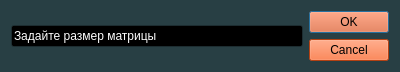
<?xml version="1.0" encoding="UTF-8"?>
<ui version="4.0">
 <class>matrix_size</class>
 <widget class="QDialog" name="matrix_size">
  <property name="geometry">
   <rect>
    <x>0</x>
    <y>0</y>
    <width>400</width>
    <height>72</height>
   </rect>
  </property>
  <property name="palette">
   <palette>
    <active>
     <colorrole role="WindowText">
      <brush brushstyle="SolidPattern">
       <color alpha="255">
        <red>255</red>
        <green>255</green>
        <blue>255</blue>
       </color>
      </brush>
     </colorrole>
     <colorrole role="Button">
      <brush brushstyle="SolidPattern">
       <color alpha="255">
        <red>40</red>
        <green>63</green>
        <blue>68</blue>
       </color>
      </brush>
     </colorrole>
     <colorrole role="Light">
      <brush brushstyle="SolidPattern">
       <color alpha="255">
        <red>60</red>
        <green>95</green>
        <blue>102</blue>
       </color>
      </brush>
     </colorrole>
     <colorrole role="Midlight">
      <brush brushstyle="SolidPattern">
       <color alpha="255">
        <red>50</red>
        <green>79</green>
        <blue>85</blue>
       </color>
      </brush>
     </colorrole>
     <colorrole role="Dark">
      <brush brushstyle="SolidPattern">
       <color alpha="255">
        <red>20</red>
        <green>31</green>
        <blue>34</blue>
       </color>
      </brush>
     </colorrole>
     <colorrole role="Mid">
      <brush brushstyle="SolidPattern">
       <color alpha="255">
        <red>26</red>
        <green>42</green>
        <blue>45</blue>
       </color>
      </brush>
     </colorrole>
     <colorrole role="Text">
      <brush brushstyle="SolidPattern">
       <color alpha="255">
        <red>255</red>
        <green>255</green>
        <blue>255</blue>
       </color>
      </brush>
     </colorrole>
     <colorrole role="BrightText">
      <brush brushstyle="SolidPattern">
       <color alpha="255">
        <red>255</red>
        <green>255</green>
        <blue>255</blue>
       </color>
      </brush>
     </colorrole>
     <colorrole role="ButtonText">
      <brush brushstyle="SolidPattern">
       <color alpha="255">
        <red>255</red>
        <green>255</green>
        <blue>255</blue>
       </color>
      </brush>
     </colorrole>
     <colorrole role="Base">
      <brush brushstyle="SolidPattern">
       <color alpha="255">
        <red>0</red>
        <green>0</green>
        <blue>0</blue>
       </color>
      </brush>
     </colorrole>
     <colorrole role="Window">
      <brush brushstyle="SolidPattern">
       <color alpha="255">
        <red>40</red>
        <green>63</green>
        <blue>68</blue>
       </color>
      </brush>
     </colorrole>
     <colorrole role="Shadow">
      <brush brushstyle="SolidPattern">
       <color alpha="255">
        <red>0</red>
        <green>0</green>
        <blue>0</blue>
       </color>
      </brush>
     </colorrole>
     <colorrole role="AlternateBase">
      <brush brushstyle="SolidPattern">
       <color alpha="255">
        <red>20</red>
        <green>31</green>
        <blue>34</blue>
       </color>
      </brush>
     </colorrole>
     <colorrole role="ToolTipBase">
      <brush brushstyle="SolidPattern">
       <color alpha="255">
        <red>255</red>
        <green>255</green>
        <blue>220</blue>
       </color>
      </brush>
     </colorrole>
     <colorrole role="ToolTipText">
      <brush brushstyle="SolidPattern">
       <color alpha="255">
        <red>0</red>
        <green>0</green>
        <blue>0</blue>
       </color>
      </brush>
     </colorrole>
     <colorrole role="PlaceholderText">
      <brush brushstyle="SolidPattern">
       <color alpha="128">
        <red>255</red>
        <green>255</green>
        <blue>255</blue>
       </color>
      </brush>
     </colorrole>
    </active>
    <inactive>
     <colorrole role="WindowText">
      <brush brushstyle="SolidPattern">
       <color alpha="255">
        <red>255</red>
        <green>255</green>
        <blue>255</blue>
       </color>
      </brush>
     </colorrole>
     <colorrole role="Button">
      <brush brushstyle="SolidPattern">
       <color alpha="255">
        <red>40</red>
        <green>63</green>
        <blue>68</blue>
       </color>
      </brush>
     </colorrole>
     <colorrole role="Light">
      <brush brushstyle="SolidPattern">
       <color alpha="255">
        <red>60</red>
        <green>95</green>
        <blue>102</blue>
       </color>
      </brush>
     </colorrole>
     <colorrole role="Midlight">
      <brush brushstyle="SolidPattern">
       <color alpha="255">
        <red>50</red>
        <green>79</green>
        <blue>85</blue>
       </color>
      </brush>
     </colorrole>
     <colorrole role="Dark">
      <brush brushstyle="SolidPattern">
       <color alpha="255">
        <red>20</red>
        <green>31</green>
        <blue>34</blue>
       </color>
      </brush>
     </colorrole>
     <colorrole role="Mid">
      <brush brushstyle="SolidPattern">
       <color alpha="255">
        <red>26</red>
        <green>42</green>
        <blue>45</blue>
       </color>
      </brush>
     </colorrole>
     <colorrole role="Text">
      <brush brushstyle="SolidPattern">
       <color alpha="255">
        <red>255</red>
        <green>255</green>
        <blue>255</blue>
       </color>
      </brush>
     </colorrole>
     <colorrole role="BrightText">
      <brush brushstyle="SolidPattern">
       <color alpha="255">
        <red>255</red>
        <green>255</green>
        <blue>255</blue>
       </color>
      </brush>
     </colorrole>
     <colorrole role="ButtonText">
      <brush brushstyle="SolidPattern">
       <color alpha="255">
        <red>255</red>
        <green>255</green>
        <blue>255</blue>
       </color>
      </brush>
     </colorrole>
     <colorrole role="Base">
      <brush brushstyle="SolidPattern">
       <color alpha="255">
        <red>0</red>
        <green>0</green>
        <blue>0</blue>
       </color>
      </brush>
     </colorrole>
     <colorrole role="Window">
      <brush brushstyle="SolidPattern">
       <color alpha="255">
        <red>40</red>
        <green>63</green>
        <blue>68</blue>
       </color>
      </brush>
     </colorrole>
     <colorrole role="Shadow">
      <brush brushstyle="SolidPattern">
       <color alpha="255">
        <red>0</red>
        <green>0</green>
        <blue>0</blue>
       </color>
      </brush>
     </colorrole>
     <colorrole role="AlternateBase">
      <brush brushstyle="SolidPattern">
       <color alpha="255">
        <red>20</red>
        <green>31</green>
        <blue>34</blue>
       </color>
      </brush>
     </colorrole>
     <colorrole role="ToolTipBase">
      <brush brushstyle="SolidPattern">
       <color alpha="255">
        <red>255</red>
        <green>255</green>
        <blue>220</blue>
       </color>
      </brush>
     </colorrole>
     <colorrole role="ToolTipText">
      <brush brushstyle="SolidPattern">
       <color alpha="255">
        <red>0</red>
        <green>0</green>
        <blue>0</blue>
       </color>
      </brush>
     </colorrole>
     <colorrole role="PlaceholderText">
      <brush brushstyle="SolidPattern">
       <color alpha="128">
        <red>255</red>
        <green>255</green>
        <blue>255</blue>
       </color>
      </brush>
     </colorrole>
    </inactive>
    <disabled>
     <colorrole role="WindowText">
      <brush brushstyle="SolidPattern">
       <color alpha="255">
        <red>20</red>
        <green>31</green>
        <blue>34</blue>
       </color>
      </brush>
     </colorrole>
     <colorrole role="Button">
      <brush brushstyle="SolidPattern">
       <color alpha="255">
        <red>40</red>
        <green>63</green>
        <blue>68</blue>
       </color>
      </brush>
     </colorrole>
     <colorrole role="Light">
      <brush brushstyle="SolidPattern">
       <color alpha="255">
        <red>60</red>
        <green>95</green>
        <blue>102</blue>
       </color>
      </brush>
     </colorrole>
     <colorrole role="Midlight">
      <brush brushstyle="SolidPattern">
       <color alpha="255">
        <red>50</red>
        <green>79</green>
        <blue>85</blue>
       </color>
      </brush>
     </colorrole>
     <colorrole role="Dark">
      <brush brushstyle="SolidPattern">
       <color alpha="255">
        <red>20</red>
        <green>31</green>
        <blue>34</blue>
       </color>
      </brush>
     </colorrole>
     <colorrole role="Mid">
      <brush brushstyle="SolidPattern">
       <color alpha="255">
        <red>26</red>
        <green>42</green>
        <blue>45</blue>
       </color>
      </brush>
     </colorrole>
     <colorrole role="Text">
      <brush brushstyle="SolidPattern">
       <color alpha="255">
        <red>20</red>
        <green>31</green>
        <blue>34</blue>
       </color>
      </brush>
     </colorrole>
     <colorrole role="BrightText">
      <brush brushstyle="SolidPattern">
       <color alpha="255">
        <red>255</red>
        <green>255</green>
        <blue>255</blue>
       </color>
      </brush>
     </colorrole>
     <colorrole role="ButtonText">
      <brush brushstyle="SolidPattern">
       <color alpha="255">
        <red>20</red>
        <green>31</green>
        <blue>34</blue>
       </color>
      </brush>
     </colorrole>
     <colorrole role="Base">
      <brush brushstyle="SolidPattern">
       <color alpha="255">
        <red>40</red>
        <green>63</green>
        <blue>68</blue>
       </color>
      </brush>
     </colorrole>
     <colorrole role="Window">
      <brush brushstyle="SolidPattern">
       <color alpha="255">
        <red>40</red>
        <green>63</green>
        <blue>68</blue>
       </color>
      </brush>
     </colorrole>
     <colorrole role="Shadow">
      <brush brushstyle="SolidPattern">
       <color alpha="255">
        <red>0</red>
        <green>0</green>
        <blue>0</blue>
       </color>
      </brush>
     </colorrole>
     <colorrole role="AlternateBase">
      <brush brushstyle="SolidPattern">
       <color alpha="255">
        <red>40</red>
        <green>63</green>
        <blue>68</blue>
       </color>
      </brush>
     </colorrole>
     <colorrole role="ToolTipBase">
      <brush brushstyle="SolidPattern">
       <color alpha="255">
        <red>255</red>
        <green>255</green>
        <blue>220</blue>
       </color>
      </brush>
     </colorrole>
     <colorrole role="ToolTipText">
      <brush brushstyle="SolidPattern">
       <color alpha="255">
        <red>0</red>
        <green>0</green>
        <blue>0</blue>
       </color>
      </brush>
     </colorrole>
     <colorrole role="PlaceholderText">
      <brush brushstyle="SolidPattern">
       <color alpha="128">
        <red>255</red>
        <green>255</green>
        <blue>255</blue>
       </color>
      </brush>
     </colorrole>
    </disabled>
   </palette>
  </property>
  <property name="windowTitle">
   <string>Dialog</string>
  </property>
  <layout class="QHBoxLayout" name="horizontalLayout">
   <item>
    <widget class="QLineEdit" name="lineEdit">
     <property name="text">
      <string>Задайте размер матрицы</string>
     </property>
    </widget>
   </item>
   <item>
    <widget class="QDialogButtonBox" name="buttonBox">
     <property name="palette">
      <palette>
       <active>
        <colorrole role="WindowText">
         <brush brushstyle="SolidPattern">
          <color alpha="255">
           <red>0</red>
           <green>0</green>
           <blue>0</blue>
          </color>
         </brush>
        </colorrole>
        <colorrole role="Button">
         <brush brushstyle="SolidPattern">
          <color alpha="255">
           <red>252</red>
           <green>91</green>
           <blue>27</blue>
          </color>
         </brush>
        </colorrole>
        <colorrole role="Light">
         <brush brushstyle="SolidPattern">
          <color alpha="255">
           <red>255</red>
           <green>180</green>
           <blue>149</blue>
          </color>
         </brush>
        </colorrole>
        <colorrole role="Midlight">
         <brush brushstyle="SolidPattern">
          <color alpha="255">
           <red>253</red>
           <green>135</green>
           <blue>88</blue>
          </color>
         </brush>
        </colorrole>
        <colorrole role="Dark">
         <brush brushstyle="SolidPattern">
          <color alpha="255">
           <red>126</red>
           <green>45</green>
           <blue>13</blue>
          </color>
         </brush>
        </colorrole>
        <colorrole role="Mid">
         <brush brushstyle="SolidPattern">
          <color alpha="255">
           <red>168</red>
           <green>61</green>
           <blue>18</blue>
          </color>
         </brush>
        </colorrole>
        <colorrole role="Text">
         <brush brushstyle="SolidPattern">
          <color alpha="255">
           <red>0</red>
           <green>0</green>
           <blue>0</blue>
          </color>
         </brush>
        </colorrole>
        <colorrole role="BrightText">
         <brush brushstyle="SolidPattern">
          <color alpha="255">
           <red>255</red>
           <green>255</green>
           <blue>255</blue>
          </color>
         </brush>
        </colorrole>
        <colorrole role="ButtonText">
         <brush brushstyle="SolidPattern">
          <color alpha="255">
           <red>0</red>
           <green>0</green>
           <blue>0</blue>
          </color>
         </brush>
        </colorrole>
        <colorrole role="Base">
         <brush brushstyle="SolidPattern">
          <color alpha="255">
           <red>255</red>
           <green>255</green>
           <blue>255</blue>
          </color>
         </brush>
        </colorrole>
        <colorrole role="Window">
         <brush brushstyle="SolidPattern">
          <color alpha="255">
           <red>252</red>
           <green>91</green>
           <blue>27</blue>
          </color>
         </brush>
        </colorrole>
        <colorrole role="Shadow">
         <brush brushstyle="SolidPattern">
          <color alpha="255">
           <red>0</red>
           <green>0</green>
           <blue>0</blue>
          </color>
         </brush>
        </colorrole>
        <colorrole role="AlternateBase">
         <brush brushstyle="SolidPattern">
          <color alpha="255">
           <red>253</red>
           <green>173</green>
           <blue>141</blue>
          </color>
         </brush>
        </colorrole>
        <colorrole role="ToolTipBase">
         <brush brushstyle="SolidPattern">
          <color alpha="255">
           <red>255</red>
           <green>255</green>
           <blue>220</blue>
          </color>
         </brush>
        </colorrole>
        <colorrole role="ToolTipText">
         <brush brushstyle="SolidPattern">
          <color alpha="255">
           <red>0</red>
           <green>0</green>
           <blue>0</blue>
          </color>
         </brush>
        </colorrole>
        <colorrole role="PlaceholderText">
         <brush brushstyle="SolidPattern">
          <color alpha="128">
           <red>0</red>
           <green>0</green>
           <blue>0</blue>
          </color>
         </brush>
        </colorrole>
       </active>
       <inactive>
        <colorrole role="WindowText">
         <brush brushstyle="SolidPattern">
          <color alpha="255">
           <red>0</red>
           <green>0</green>
           <blue>0</blue>
          </color>
         </brush>
        </colorrole>
        <colorrole role="Button">
         <brush brushstyle="SolidPattern">
          <color alpha="255">
           <red>252</red>
           <green>91</green>
           <blue>27</blue>
          </color>
         </brush>
        </colorrole>
        <colorrole role="Light">
         <brush brushstyle="SolidPattern">
          <color alpha="255">
           <red>255</red>
           <green>180</green>
           <blue>149</blue>
          </color>
         </brush>
        </colorrole>
        <colorrole role="Midlight">
         <brush brushstyle="SolidPattern">
          <color alpha="255">
           <red>253</red>
           <green>135</green>
           <blue>88</blue>
          </color>
         </brush>
        </colorrole>
        <colorrole role="Dark">
         <brush brushstyle="SolidPattern">
          <color alpha="255">
           <red>126</red>
           <green>45</green>
           <blue>13</blue>
          </color>
         </brush>
        </colorrole>
        <colorrole role="Mid">
         <brush brushstyle="SolidPattern">
          <color alpha="255">
           <red>168</red>
           <green>61</green>
           <blue>18</blue>
          </color>
         </brush>
        </colorrole>
        <colorrole role="Text">
         <brush brushstyle="SolidPattern">
          <color alpha="255">
           <red>0</red>
           <green>0</green>
           <blue>0</blue>
          </color>
         </brush>
        </colorrole>
        <colorrole role="BrightText">
         <brush brushstyle="SolidPattern">
          <color alpha="255">
           <red>255</red>
           <green>255</green>
           <blue>255</blue>
          </color>
         </brush>
        </colorrole>
        <colorrole role="ButtonText">
         <brush brushstyle="SolidPattern">
          <color alpha="255">
           <red>0</red>
           <green>0</green>
           <blue>0</blue>
          </color>
         </brush>
        </colorrole>
        <colorrole role="Base">
         <brush brushstyle="SolidPattern">
          <color alpha="255">
           <red>255</red>
           <green>255</green>
           <blue>255</blue>
          </color>
         </brush>
        </colorrole>
        <colorrole role="Window">
         <brush brushstyle="SolidPattern">
          <color alpha="255">
           <red>252</red>
           <green>91</green>
           <blue>27</blue>
          </color>
         </brush>
        </colorrole>
        <colorrole role="Shadow">
         <brush brushstyle="SolidPattern">
          <color alpha="255">
           <red>0</red>
           <green>0</green>
           <blue>0</blue>
          </color>
         </brush>
        </colorrole>
        <colorrole role="AlternateBase">
         <brush brushstyle="SolidPattern">
          <color alpha="255">
           <red>253</red>
           <green>173</green>
           <blue>141</blue>
          </color>
         </brush>
        </colorrole>
        <colorrole role="ToolTipBase">
         <brush brushstyle="SolidPattern">
          <color alpha="255">
           <red>255</red>
           <green>255</green>
           <blue>220</blue>
          </color>
         </brush>
        </colorrole>
        <colorrole role="ToolTipText">
         <brush brushstyle="SolidPattern">
          <color alpha="255">
           <red>0</red>
           <green>0</green>
           <blue>0</blue>
          </color>
         </brush>
        </colorrole>
        <colorrole role="PlaceholderText">
         <brush brushstyle="SolidPattern">
          <color alpha="128">
           <red>0</red>
           <green>0</green>
           <blue>0</blue>
          </color>
         </brush>
        </colorrole>
       </inactive>
       <disabled>
        <colorrole role="WindowText">
         <brush brushstyle="SolidPattern">
          <color alpha="255">
           <red>126</red>
           <green>45</green>
           <blue>13</blue>
          </color>
         </brush>
        </colorrole>
        <colorrole role="Button">
         <brush brushstyle="SolidPattern">
          <color alpha="255">
           <red>252</red>
           <green>91</green>
           <blue>27</blue>
          </color>
         </brush>
        </colorrole>
        <colorrole role="Light">
         <brush brushstyle="SolidPattern">
          <color alpha="255">
           <red>255</red>
           <green>180</green>
           <blue>149</blue>
          </color>
         </brush>
        </colorrole>
        <colorrole role="Midlight">
         <brush brushstyle="SolidPattern">
          <color alpha="255">
           <red>253</red>
           <green>135</green>
           <blue>88</blue>
          </color>
         </brush>
        </colorrole>
        <colorrole role="Dark">
         <brush brushstyle="SolidPattern">
          <color alpha="255">
           <red>126</red>
           <green>45</green>
           <blue>13</blue>
          </color>
         </brush>
        </colorrole>
        <colorrole role="Mid">
         <brush brushstyle="SolidPattern">
          <color alpha="255">
           <red>168</red>
           <green>61</green>
           <blue>18</blue>
          </color>
         </brush>
        </colorrole>
        <colorrole role="Text">
         <brush brushstyle="SolidPattern">
          <color alpha="255">
           <red>126</red>
           <green>45</green>
           <blue>13</blue>
          </color>
         </brush>
        </colorrole>
        <colorrole role="BrightText">
         <brush brushstyle="SolidPattern">
          <color alpha="255">
           <red>255</red>
           <green>255</green>
           <blue>255</blue>
          </color>
         </brush>
        </colorrole>
        <colorrole role="ButtonText">
         <brush brushstyle="SolidPattern">
          <color alpha="255">
           <red>126</red>
           <green>45</green>
           <blue>13</blue>
          </color>
         </brush>
        </colorrole>
        <colorrole role="Base">
         <brush brushstyle="SolidPattern">
          <color alpha="255">
           <red>252</red>
           <green>91</green>
           <blue>27</blue>
          </color>
         </brush>
        </colorrole>
        <colorrole role="Window">
         <brush brushstyle="SolidPattern">
          <color alpha="255">
           <red>252</red>
           <green>91</green>
           <blue>27</blue>
          </color>
         </brush>
        </colorrole>
        <colorrole role="Shadow">
         <brush brushstyle="SolidPattern">
          <color alpha="255">
           <red>0</red>
           <green>0</green>
           <blue>0</blue>
          </color>
         </brush>
        </colorrole>
        <colorrole role="AlternateBase">
         <brush brushstyle="SolidPattern">
          <color alpha="255">
           <red>252</red>
           <green>91</green>
           <blue>27</blue>
          </color>
         </brush>
        </colorrole>
        <colorrole role="ToolTipBase">
         <brush brushstyle="SolidPattern">
          <color alpha="255">
           <red>255</red>
           <green>255</green>
           <blue>220</blue>
          </color>
         </brush>
        </colorrole>
        <colorrole role="ToolTipText">
         <brush brushstyle="SolidPattern">
          <color alpha="255">
           <red>0</red>
           <green>0</green>
           <blue>0</blue>
          </color>
         </brush>
        </colorrole>
        <colorrole role="PlaceholderText">
         <brush brushstyle="SolidPattern">
          <color alpha="128">
           <red>0</red>
           <green>0</green>
           <blue>0</blue>
          </color>
         </brush>
        </colorrole>
       </disabled>
      </palette>
     </property>
     <property name="orientation">
      <enum>Qt::Vertical</enum>
     </property>
     <property name="standardButtons">
      <set>QDialogButtonBox::Cancel|QDialogButtonBox::Ok</set>
     </property>
    </widget>
   </item>
  </layout>
 </widget>
 <resources/>
 <connections>
  <connection>
   <sender>buttonBox</sender>
   <signal>accepted()</signal>
   <receiver>matrix_size</receiver>
   <slot>accept()</slot>
   <hints>
    <hint type="sourcelabel">
     <x>248</x>
     <y>254</y>
    </hint>
    <hint type="destinationlabel">
     <x>157</x>
     <y>274</y>
    </hint>
   </hints>
  </connection>
  <connection>
   <sender>buttonBox</sender>
   <signal>rejected()</signal>
   <receiver>matrix_size</receiver>
   <slot>reject()</slot>
   <hints>
    <hint type="sourcelabel">
     <x>316</x>
     <y>260</y>
    </hint>
    <hint type="destinationlabel">
     <x>286</x>
     <y>274</y>
    </hint>
   </hints>
  </connection>
 </connections>
</ui>
